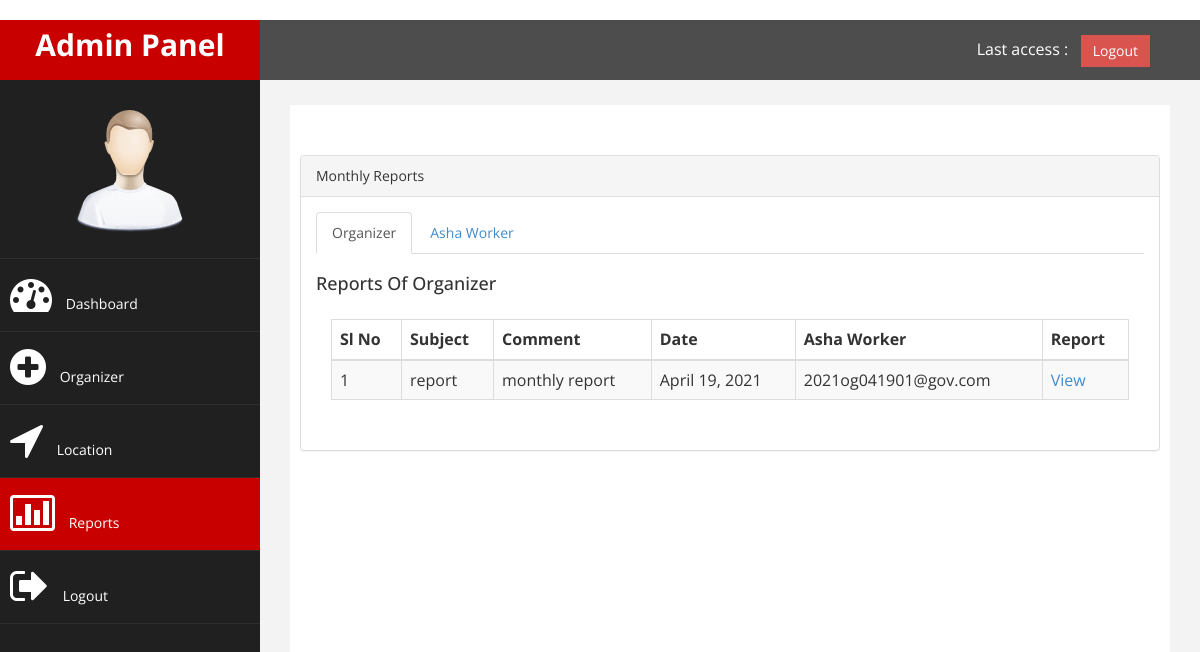
The app's page /Admin_Panel/Reports with its own data.
### Admin/models.py (models this page shows)
class Org_Reports(models.Model):
    Auth_Id = models.ForeignKey(Org_Profile,on_delete=models.CASCADE)
    Subject = models.CharField(max_length=20)
    Comment = models.TextField()
    Report = models.FileField(upload_to='Organizer/Reports')
    Date = models.DateField()

class Org_Profile(models.Model):
    Auth_Id = models.TextField(primary_key=True)
    user = models.OneToOneField(User,on_delete=models.CASCADE)
    DOB=models.DateField()
    Gender=models.CharField(max_length=10)
    State=models.CharField(max_length=50,null=True)
    District=models.CharField(max_length=50,null=True)
    Mobile=models.IntegerField()
    image=models.ImageField(default='default.png',upload_to='Organizer/Profile')

### Admin/views.py (the view)
# urls.py: path('Reports',views.Reports,name="Reports"),
def Reports(request):
    asha = Asha_Reports.objects.all()
    org = Org_Reports.objects.all()
    return render(request,'Admin/Report.html',{'asha':asha,'org':org})

### Templates/Admin/Report.html (shortened to what this page needs)
﻿{% extends "Admin/Base.html" %}
{% load static %}
{% block head %}
				<li class="text-center">
                    <img src="{% static 'Staff/assets/img/find_user.png' %}" class="user-image img-responsive"/>
					</li>
                    <li>
                        <a   href="{% url 'AdminHome' %}"><i class="fa fa-dashboard fa-3x"></i> Dashboard</a>
                    </li>
                     <li>
                        <a  href="{% url 'Organizer' %}"><i class="fa fa-plus-circle fa-3x"></i> Organizer</a>
                    </li>
                    <li>
                        <a  href="{% url 'Location' %}"><i class="fa fa-location-arrow fa-3x"></i> Location</a>
                    </li>
					<li>
                        <a  class="active-menu" href="{% url 'Reports' %}"><i class="fa fa-bar-chart-o fa-3x"></i> Reports</a>
                    </li>
                  <li>
                        <a  href="{% url 'Logout' %}"><i class="fa fa-sign-out fa-3x"></i> Logout</a>
                    </li>
{% endblock  %}
{% block body %}
        <div id="page-wrapper" >
            <div id="page-inner">
           <br>
				<br>
            <div class="row">
                <div class="col-md-12 col-sm-6">
                    <div class="panel panel-default">
                        <div class="panel-heading">
                            Monthly Reports
                        </div>
                        <div class="panel-body">
                            <ul class="nav nav-tabs">
                                <li class="active"><a href="#home" data-toggle="tab">Organizer</a>
                                </li>
                                <li class=""><a href="#profile" data-toggle="tab">Asha Worker</a>
                                </li>
                            </ul>
                            <div class="tab-content">
                                <div class="tab-pane fade active in" id="home">
                                    <h4>Reports Of Organizer</h4>
                                    <div class="panel-body">
                                        <div class="table-responsive">
                                            <table class="table table-striped table-bordered table-hover">
                                                <thead>
                                                    <tr>
                                                        <th>Sl No</th>
                                                        <th>Subject</th>
                                                        <th>Comment</th>
                                                        <th>Date</th>
                                                        <th>Asha Worker</th>
                                                        <th>Report</th>
                                                    </tr>
                                                </thead>
                                                <tbody>
                                                    {% for data in org %}
                                                    <tr>
                                                        <td>{{forloop.counter}}</td>
                                                        <td>{{data.Subject}}</td>
                                                        <td>{{data.Comment}}</td>
                                                        <td>{{data.Date}}</td>
                                                        <td>{{data.Auth_Id.Auth_Id}}</td>
                                                        <td><a href="{{data.Report.url}}" target="_blank">View</a></td>
                                                    </tr>
                                                    {% endfor %}
                                                </tbody>
                                            </table>
                                        </div>
                                    </div>
                                </div>
                            </div>
                        </div>
                    </div>
                </div>
            </div>
    </div>
            </div>
            {% endblock  %}

### Static/Staff/assets/css/custom.css (style rules this page uses)
body { font-family: 'Open Sans', sans-serif; }
#page-wrapper { padding: 15px 15px; min-height: 600px; background:#F3F3F3; }
#page-inner { width:100%; margin:10px 20px 10px 0px; background-color:#fff!important; padding:10px; min-height:1200px; }
.text-center { text-align:center; }
h4 { padding-top:10px; }
.user-image { margin: 25px auto; -webkit-border-radius: 10px; -moz-border-radius: 10px; border-radius: 10px; max-height:170px; max-width:170px; }
.active-menu { background-color:#C90000!important; }
.sidebar-collapse .nav > li > a { color:#fff; background:#202020; text-shadow:none; }
.sidebar-collapse > .nav > li > a { padding:15px 10px; }
.sidebar-collapse > .nav > li { border-bottom: 1px solid rgba(107, 108, 109, 0.19); }
.nav > li > a > i { margin-right:10px; }
@media (min-width:768px) { #page-wrapper { margin: 0 0 0 260px; padding: 15px 30px; min-height: 1200px; } }

### records on screen
Org_Reports: Subject "report", Comment "monthly report", Date "April 19, 2021", Auth_Id.Auth_Id "2021og041901@gov.com"
